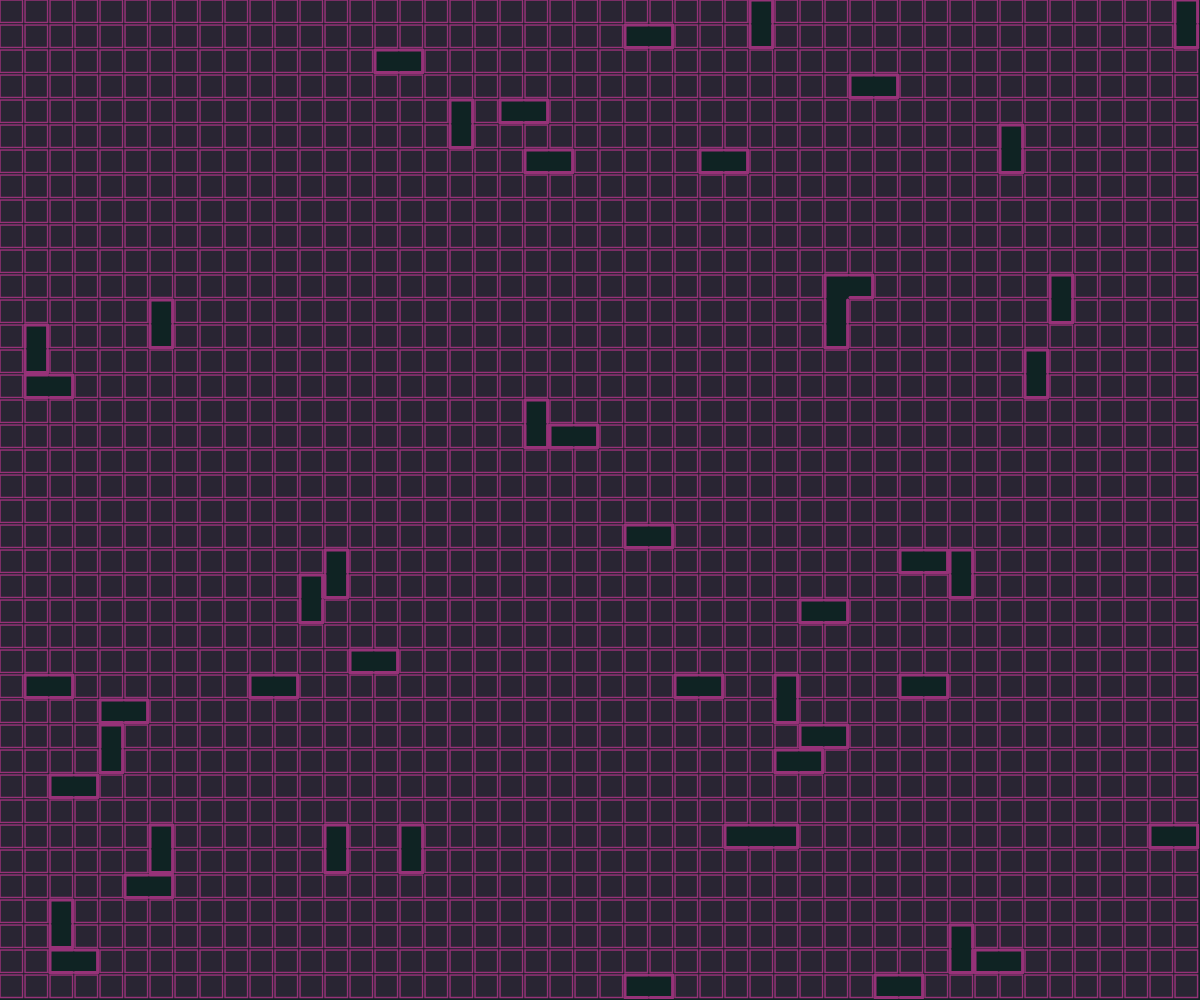
Frame 1 (no input)
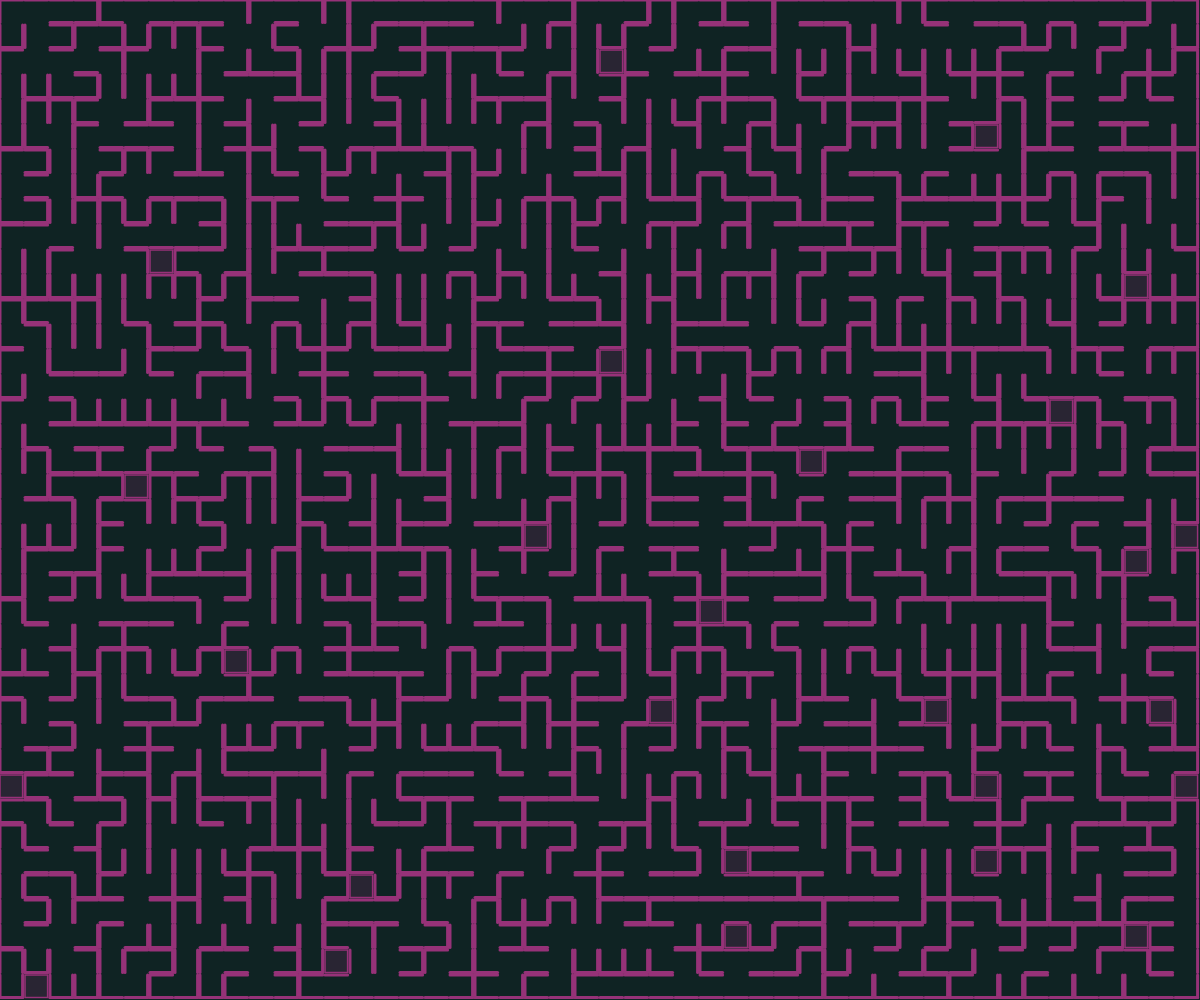
Frame 60 (no input)
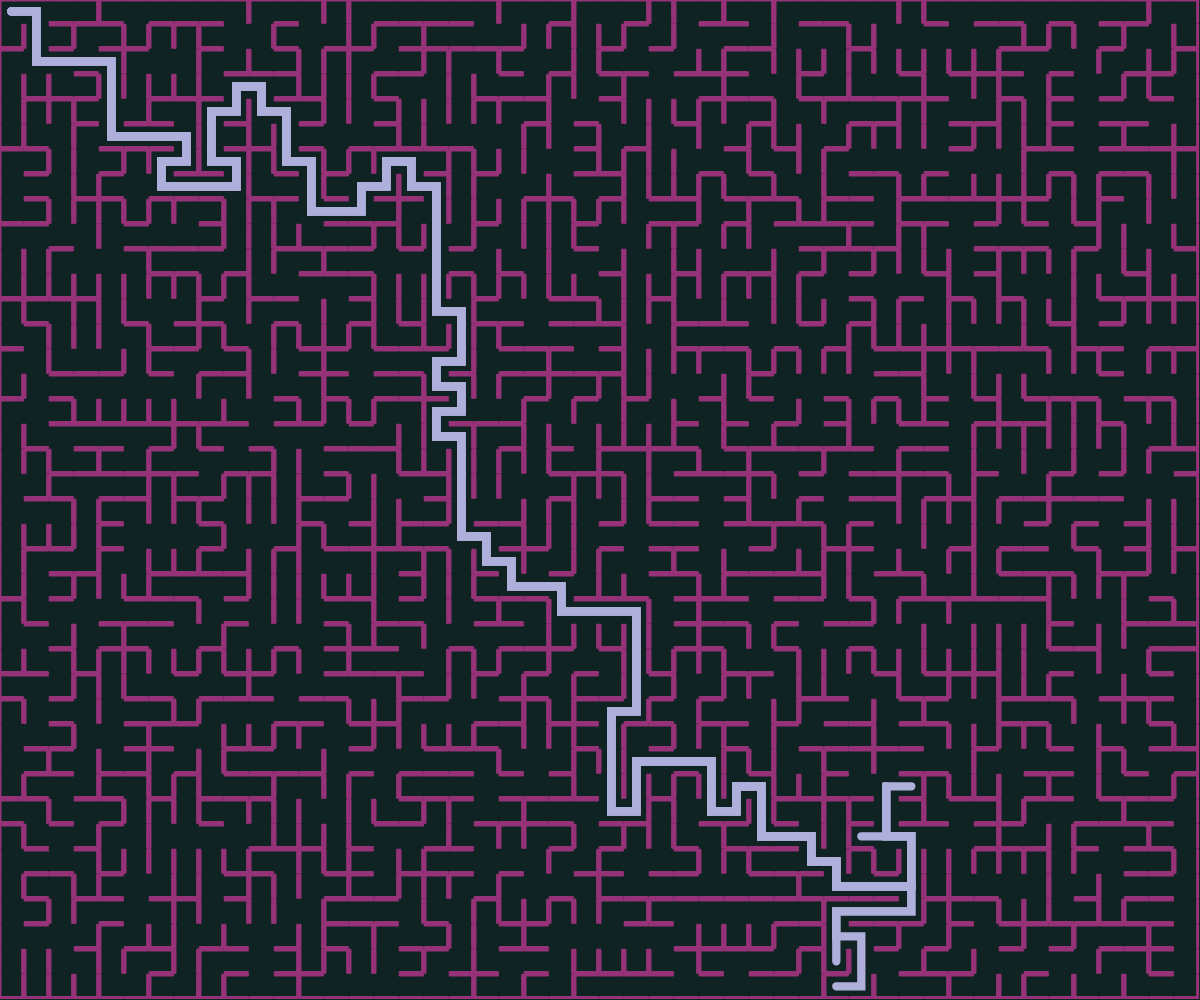
Frame 120 (the mouse pressed at the canvas centre since frame 60)

The p5.js sketch that drew these frames (run headless with seeded random() and noise() and a simulated clock; from frame 60 on, the mouse is pressed at the canvas centre):

// p5.js sketch
// ── sketch.js
p5.disableFriendlyErrors = true;
let maze_generated;
let initilized;

function setup() {
    createCanvas(window.innerWidth, window.innerHeight);
    cell_size = min(window.innerWidth, window.innerHeight) / 40;
    rows = Math.floor(height / cell_size);
    cols = Math.floor(width / cell_size);
    reset();
}

function reset() {
    generate_maze();
    maze_generated = false;
    initilized = false;
}

function draw() {
    background(15, 35, 35);
    if (!maze_generated) {
        for (let i = 0; i < 50; i++) {
            step();
        }
    }
    for (let i = 0; i < cols; i++) {
        for (let j = 0; j < rows; j++) {
            grid[i][j].show();
        }
    }
    if (maze_generated) {
        if (!initilized) initilize();
        for (let i = 0; i < 5; i++) {
            A_step();
        }
    }
}

function generate_maze() {
    grid = [];
    set = [];
    cells = [];
    for (let i = 0; i < cols; i++) {
        grid[i] = [];
        set[i] = [];
        for (let j = 0; j < rows; j++) {
            const cell = new Cell(i, j, cell_size);
            grid[i][j] = cell;
            set[i][j] = i + j * cols;
            cells.push(cell);
        }
    }
}

function step() {
    if (cells.length > 0) {
        const randInd = floor(random(cells.length));
        let done = cells[randInd].randomWall();
        if (done === undefined) cells.splice(randInd, 1);
    } else {
        maze_generated = true;
    }
}

function initilize() {
    initilized = true;
    AGrid = new Array(cols);
    for (let i = 0; i < cols; i++) {
        AGrid[i] = new Array(rows);
    }

    for (let i = 0; i < cols; i++) {
        for (let j = 0; j < rows; j++) {
            AGrid[i][j] = new Spot(i, j, grid[i][j]);
        }
    }
    for (let i = 0; i < cols; i++) {
        for (let j = 0; j < rows; j++) {
            AGrid[i][j].addNeighbors();
        }
    }

    start = AGrid[0][0];
    end = AGrid[cols - 1][rows - 1];

    openSet = [start];
    closedSet = [];
    optimal_path = [];

    found_end = false;
}

function A_step() {
    if (openSet.length > 0) {
        let lowest = 0;
        for (let i = 0; i < openSet.length; i++) {
            const spot = openSet[i];
            if (spot.f < openSet[lowest].f) {
                lowest = i;
            }
        }
        const lowestI = lowest;
        lowest = openSet[lowest];

        if (!found_end) {
            optimal_path = [];
            let prev = lowest.previous;
            optimal_path.push(lowest);
            while (prev) {
                optimal_path.push(prev);
                prev = prev.previous;
            }
        }

        if (lowest === end) {
            // console.log('Done:', str(optimal_path.length), 'Cells');
            // noLoop();
            found_end = true;
            setTimeout(reset, 1000)
        }

        removeFromArray(openSet, lowestI);
        closedSet.push(lowest);
        if (lowest.neighbors.length > 0) {
            for (const neighbor of lowest.neighbors) {
                if (!closedSet.includes(neighbor) &&
                    neighbor.cell.canGo(lowest.cell)
                ) {
                    let theG = lowest.g + 1;
                    if (openSet.includes(neighbor)) {
                        if (theG < neighbor.g) {
                            neighbor.updateScores(theG, lowest);
                        }
                    } else {
                        neighbor.updateScores(theG, lowest);
                        openSet.push(neighbor);
                    }
                }
            }
        }
        // openSet = newOpenSet;
        // newOpenSet = [];
    }
    push();
    noFill();
    strokeWeight(cell_size / 3);
    stroke(175, 175, 220);
    beginShape();
    for (let spot of optimal_path) {
        vertex(spot.middle.x, spot.middle.y);
    }
    endShape();
    pop();
}

function removeFromArray(arr, index) {
    if (index >= 0) arr.splice(index, 1);
}
// ── cell.js
class Cell {
	constructor(i, j, s) {
		this.i = i;
		this.j = j;
		this.x = i * s;
		this.y = j * s;
		this.s = s - 2.4;
		this.walls = [true, true, true, true]; //* LEFT - DOWN - RIGHT - UP
		this.nWalls = 4;
		this.middle = new p5.Vector(
			this.x + this.s / 2,
			this.y + this.s / 2
		);
	}
	getNeighbors(walls) {
		const Inds = [
			[-1, 0],
			[0, 1],
			[1, 0],
			[0, -1],
		];
		let neighbors = [];
		for (let ind of walls) {
			const neighbor =
				grid[this.i + Inds[ind][0]][this.j + Inds[ind][1]];
			neighbors.push(neighbor);
		}
		return neighbors;
	}
	randomWall() {
		if (this.nWalls === 0) return;
		let walls = [];
		for (let i = 0; i < this.walls.length; i++) {
			const wall = this.walls[i];
			if (wall) {
				let canPush = false;
				if (i === 0 && this.i > 0) canPush = true;
				if (i === 1 && this.j < rows - 1) canPush = true;
				if (i === 2 && this.i < cols - 1) canPush = true;
				if (i === 3 && this.j > 0) canPush = true;
				if (canPush) walls.push(i);
			}
		}
		const neighbors = this.getNeighbors(walls);

		let freeNeighbor = false;
		for (let neighbor of neighbors) {
			if (!this.sameSet(neighbor)) {
				freeNeighbor = true;
				break;
			}
		}
		if (!freeNeighbor) return;

		const Inds = [
			[-1, 0],
			[0, 1],
			[1, 0],
			[0, -1],
		];

		const rWall = random(walls);
		const nWall = (rWall + 2) % this.walls.length;

		const rInd = Inds[rWall];
		const neighbor = grid[this.i + rInd[0]][this.j + rInd[1]];

		if (!this.sameSet(neighbor)) {
			this.walls[rWall] = false;
			neighbor.walls[nWall] = false;
			this.nWalls--;
			neighbor.nWalls--;

			const n = set[neighbor.i][neighbor.j];
			const thisN = set[this.i][this.j];
			set[this.i][this.j] = n;
			for (let i = 0; i < cols; i++) {
				for (let j = 0; j < rows; j++) {
					if (set[i][j] === thisN) {
						set[i][j] = n;
					}
				}
			}
		}
		return this;
	}
	sameSet(neighbor) {
		return set[this.i][this.j] === set[neighbor.i][neighbor.j];
	}
	getFreeNeighbors() {
		let walls = [];
		for (let i = 0; i < this.walls.length; i++) {
			const wall = this.walls[i];
			if (!wall) walls.push(i);
		}
		return this.getNeighbors(walls);
	}
	canGo(cell) {
		let neighbors = this.getFreeNeighbors();
		for (let neighbor of neighbors) {
			if (neighbor === cell) return true;
		}
		return false;
	}
	show() {
		stroke(150, 50, 120);
		if (this.nWalls === 4) {
			strokeWeight(1.5);
			fill(150, 50, 120, 50);
			rect(this.x, this.y, this.s);
			return;
		}
		strokeWeight(3);
		if (this.walls[0]) {
			line(this.x, this.y, this.x, this.y + this.s);
		}
		if (this.walls[1]) {
			line(
				this.x,
				this.y + this.s,
				this.x + this.s,
				this.y + this.s
			);
		}
		if (this.walls[2]) {
			line(
				this.x + this.s,
				this.y + this.s,
				this.x + this.s,
				this.y
			);
		}
		if (this.walls[3]) {
			line(this.x + this.s, this.y, this.x, this.y);
		}
	}
}

// ── spot.js
class Spot {
    constructor(i, j, cell) {
        this.i = i;
        this.j = j;
        // this.x = i * cell_size;
        // this.y = j * cell_size;
        this.f = 0;
        this.g = 0;
        this.h = 0;
        this.neighbors = [];
        this.previous;
        this.cell = cell;
        this.x = cell.x;
        this.y = cell.y;
        this.isWall = false;
        this.middle = createVector(cell.middle.x, cell.middle.y);
    }
    addNeighbors() {
        if (this.i > 0) {
            const neighbor = AGrid[this.i - 1][this.j]; //* Left
            this.neighbors.push(neighbor);
        }
        if (this.i < cols - 1) {
            const neighbor = AGrid[this.i + 1][this.j]; //* Right
            this.neighbors.push(neighbor);
        }
        if (this.j > 0) {
            const neighbor = AGrid[this.i][this.j - 1]; //* Top
            this.neighbors.push(neighbor);
        }
        if (this.j < rows - 1) {
            const neighbor = AGrid[this.i][this.j + 1]; //* Down
            this.neighbors.push(neighbor);
        }
        // this.neighbors.push(this.cell.getFreeNeighbors());
        // for (let i = -1; i < 2; i++) {
        // 	for (let j = -1; j < 2; j++) {
        // 		const x = this.i + i;
        // 		const y = this.j + j;
        // 		if (x >= 0 && x <= cols - 1 && y >= 0 && y <= rows - 1) {
        // 			const cell = AGrid[x][y];
        // 			if (cell !== this) {
        // 				this.neighbors.push(cell);
        // 			}
        // 		}
        // 	}
        // }
    }
    heuristic() {
        const d = dist(this.i, this.j, end.i, end.j);
        // const d = abs(this.i - end.i) + abs(this.j - end.j);
        this.g = d;
    }
    updateScores(newG, prev) {
        this.g = newG;
        this.heuristic();
        this.f = this.h + this.g;
        this.previous = prev;
    }
    show(c, r = false) {
        if (c) {
            // stroke(0);
            fill(c);
        } else {
            stroke(50, 100);
            fill(150);
            return;
        }

        if (r) {
            rect(this.x, this.y, CELL_SIZE);
        } else {
            ellipse(this.middle.x, this.middle.y, (CELL_SIZE * 2) / 3);
        }
    }
}
